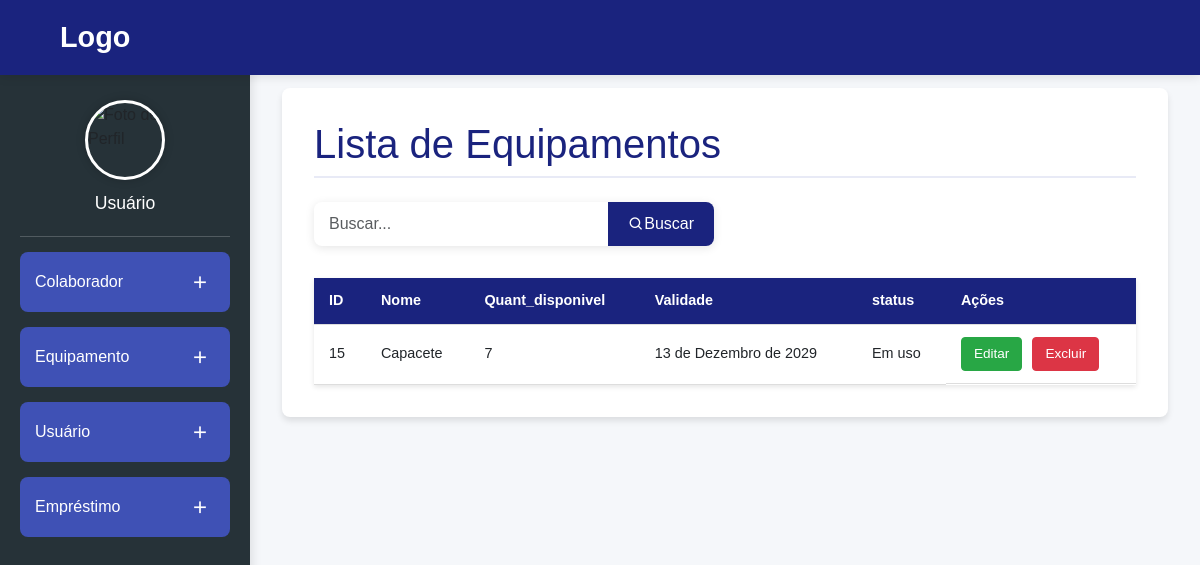
The app's page /equipamentos/, older data.
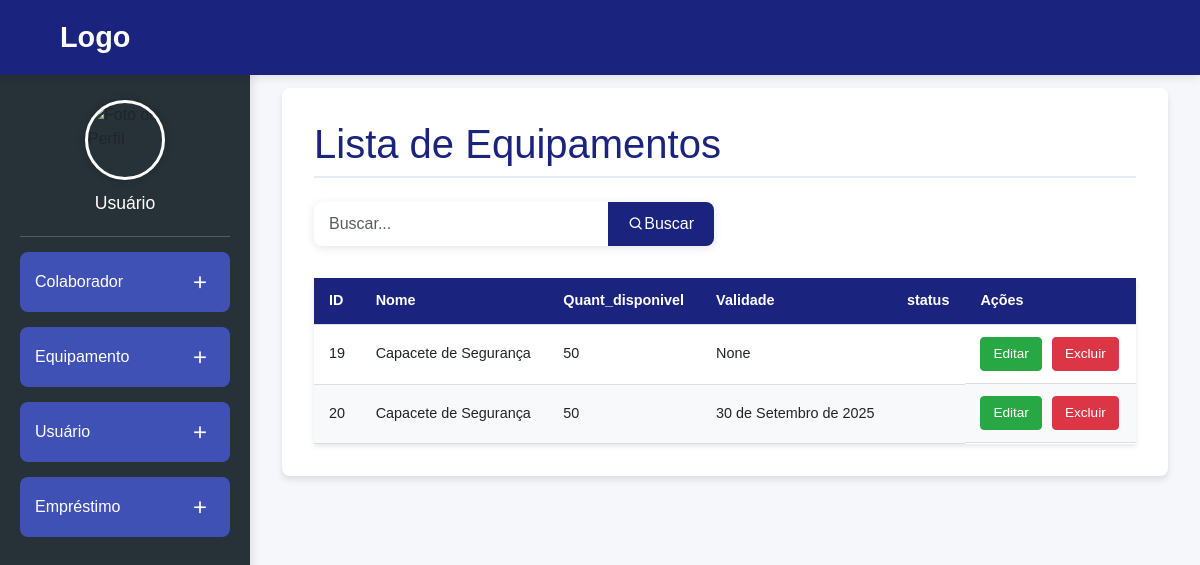
The same page, newer data.
### epi_management/models.py (models this page shows, shortened)
class Equipamento(models.Model):
    nome = models.CharField(max_length=100)
    quantidade_disponivel = models.IntegerField()
    validade = models.DateField(null=True, blank=True)
    status = models.ForeignKey(StatusEquipamento, on_delete=models.SET_NULL, null=True)

class StatusEquipamento(models.Model):
    nome = models.CharField(max_length=50)

### epi_management/views.py (the view)
# urls.py: path('equipamentos/', views.equipamentos_lista, name='equipamentos_lista'),
def equipamentos_lista(request):
    query = request.GET.get('q')
    if query:
        equipamentos = Equipamento.objects.filter(Q(nome__icontains=query))
    else:
        equipamentos = Equipamento.objects.all()
    return render(request, 'equipamentos_lista.html', {
        'equipamentos': equipamentos,
        'query': query
    })

### epi_management/templates/equipamentos_lista.html
{% extends 'base.html' %}
{% block content %}
<div class="main-container">
  <h1 class="page-title">Lista de Equipamentos</h1>
    <form method="get" action="{% url 'equipamentos_lista' %}" class="search-form">
        <div class="input-group">
            <input type="text" name="q" placeholder="Buscar..." class="form-control search-input" value="{{ query|default:'' }}">
            <button type="submit" class="btn btn-primary search-btn">
                <i class='bx bx-search'></i> Buscar
            </button>
        </div>
    </form>
  <table class="data-table">
    <thead>
      <tr>
        <th>ID</th>
        <th>Nome</th>
        <th>Quant_disponivel</th>
        <th>Validade</th>
        <th>status</th>
        <th>Ações</th>
      </tr>
    </thead>
    <tbody>
      {% for equipamento in equipamentos %}
      <tr>
        <td>{{ equipamento.id }}</td>
        <td>{{ equipamento.nome }}</td>
        <td>{{ equipamento.quantidade_disponivel }}</td>
        <td>{{ equipamento.validade }}</td>
        <td>{{ equipamento.status.nome }}</td>
        <td class="table-actions">
          <a href="{% url 'equipamentos_editar' pk=equipamento.pk %}" class="edit-btn">Editar</a>
          <a href="{% url 'equipamentos_excluir' pk=equipamento.pk %}" class="delete-btn">Excluir</a>
        </td>
      </tr>
      {% empty %}
      <tr>
        <td colspan="6">Nenhum Equipamento cadastrado.</td>
      </tr>
      {% endfor %}
    </tbody>
  </table>
</div>
{% endblock %}

Row changes from the older to the newer data that the page shows:
removed Equipamento: id "15", nome "Capacete", quantidade_disponivel "7", validade "13 de Dezembro de 2029", status.nome "Em uso"
added Equipamento: id "19", nome "Capacete de Segurança", quantidade_disponivel "50", validade "None"
added Equipamento: id "20", nome "Capacete de Segurança", quantidade_disponivel "50", validade "30 de Setembro de 2025"
